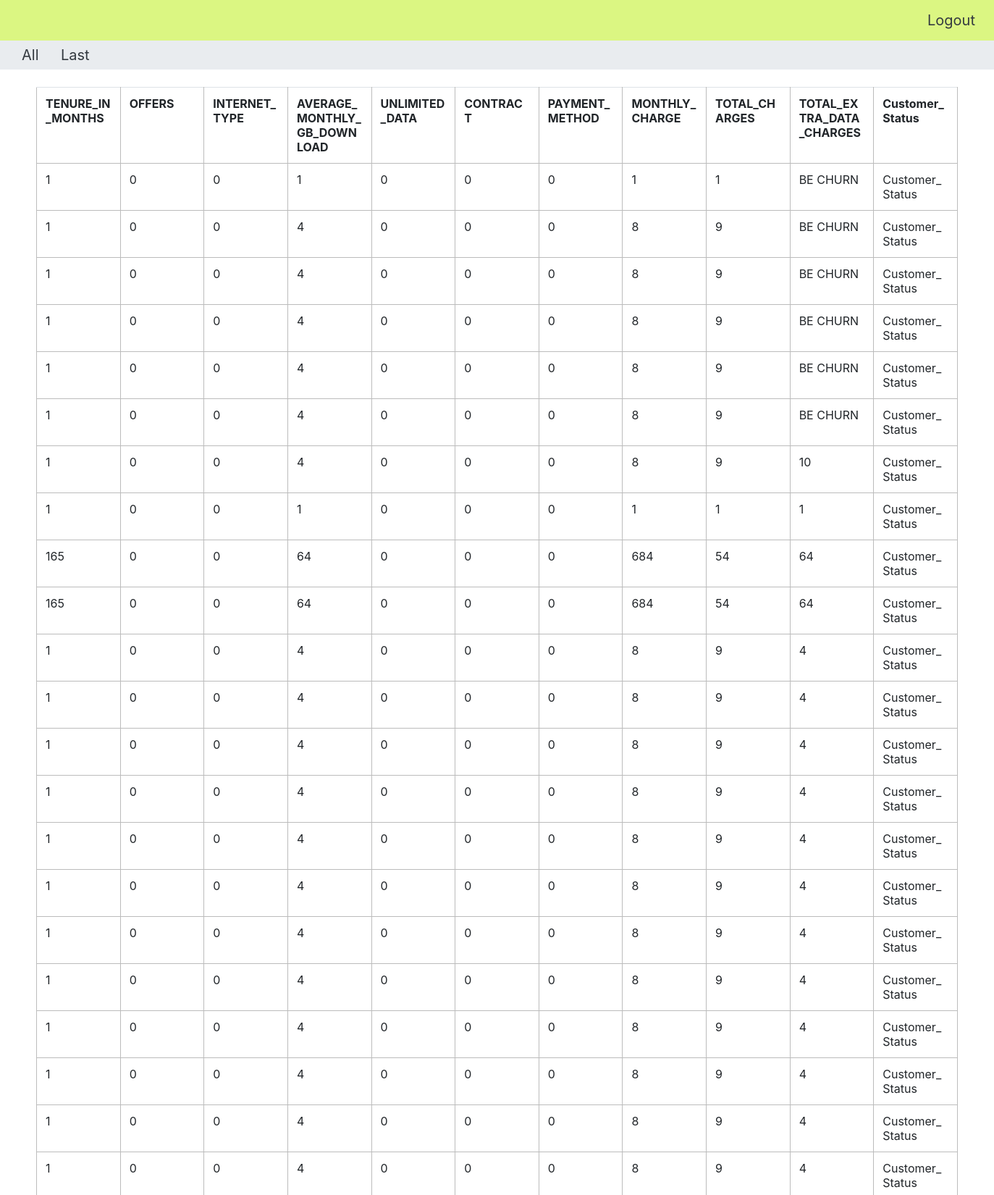
Screenshot of /all_patients/ (signed in, upper part) with the database file from the repository.
### new/models.py (models this page shows)
class UserPredictDataModel(models.Model):
    TENURE_IN_MONTHS = models.CharField(max_length=100)
    OFFERS = models.CharField(max_length=100)
    INTERNET_TYPE = models.CharField(max_length=100)
    AVERAGE_MONTHLY_GB_DOWNLOAD = models.CharField(max_length=100)
    UNLIMITED_DATA = models.CharField(max_length=100)
    CONTRACT = models.CharField(max_length=100)
    PAYMENT_METHOD = models.CharField(max_length=100)
    MONTHLY_CHARGE = models.CharField(max_length=100)
    TOTAL_CHARGES = models.CharField(max_length=100)
    TOTAL_EXTRA_DATA_CHARGES = models.CharField(max_length=100)
    Customer_Status = models.CharField(max_length=100)

### new/views.py (the view)
# urls.py: path('all_patients/',views.view_all,name='details_all'),
def view_all(request):
    model = models.UserPredictDataModel.objects.all()
    return render(request, 'new/all.html', {'model':model})

### new/templates/new/all.html (shortened to what this page needs)
{% extends 'new/base.html' %}
{% block content %}
<body>
    <div style="background-color: #e9ecef;">
        <a class="navbar-brand text-dark" style="margin-left: 30px;" href="{% url 'details_all' %}">All</a>
        <a class="navbar-brand text-dark" style="margin-left: 10px;" href="{% url 'details_last' %}">Last</a>
    </div>
    <br>
    <div class="feed_table">
    <table class="table" border="default" style="table-layout: fixed;">
        <tr>
            <th>TENURE_IN_MONTHS</th><th>OFFERS</th><th>INTERNET_TYPE</th>
            <th>AVERAGE_MONTHLY_GB_DOWNLOAD</th><th>UNLIMITED_DATA</th><th>CONTRACT</th>
            <th>PAYMENT_METHOD</th>
            <th>MONTHLY_CHARGE</th><th>TOTAL_CHARGES</th><th>TOTAL_EXTRA_DATA_CHARGES</th>
            <th>Customer_Status</th>
            </tr>
        {% for i in model %}
        <tr>
            <td>{{i.TENURE_IN_MONTHS}}</td><td>{{i.OFFERS}}</td>
            <td>{{i.INTERNET_TYPE}}</td><td>{{i.AVERAGE_MONTHLY_GB_DOWNLOAD}}</td>
            <td>{{i.UNLIMITED_DATA}}</td><td>{{i.CONTRACT}}</td>
            <td>{{i.PAYMENT_METHOD}}</td><td>{{i.MONTHLY_CHARGE}}</td>
            <td>{{i.TOTAL_CHARGES}}</td><td>{{i.TOTAL_EXTRA_DATA_CHARGES}}</td>
            <td>Customer_Status</td>
        </tr>
        {% endfor %}
</table>
</div>
{% endblock content %}

### new/templates/new/base.html (style rules this page uses)
th,td { border-style:solid; border-width:1px; border-color:#BCBCBC; word-wrap:break-word; }
.feed_table { margin-left: 50px; margin-right: 50px; }

### rows the page displays
UserPredictDataModel: TENURE_IN_MONTHS "1", OFFERS "0", INTERNET_TYPE "0", AVERAGE_MONTHLY_GB_DOWNLOAD "1", UNLIMITED_DATA "0", CONTRACT "0", PAYMENT_METHOD "0", MONTHLY_CHARGE "1", TOTAL_CHARGES "1", TOTAL_EXTRA_DATA_CHARGES "BE CHURN"
UserPredictDataModel: TENURE_IN_MONTHS "1", OFFERS "0", INTERNET_TYPE "0", AVERAGE_MONTHLY_GB_DOWNLOAD "4", UNLIMITED_DATA "0", CONTRACT "0", PAYMENT_METHOD "0", MONTHLY_CHARGE "8", TOTAL_CHARGES "9", TOTAL_EXTRA_DATA_CHARGES "BE CHURN"
UserPredictDataModel: TENURE_IN_MONTHS "1", OFFERS "0", INTERNET_TYPE "0", AVERAGE_MONTHLY_GB_DOWNLOAD "4", UNLIMITED_DATA "0", CONTRACT "0", PAYMENT_METHOD "0", MONTHLY_CHARGE "8", TOTAL_CHARGES "9", TOTAL_EXTRA_DATA_CHARGES "BE CHURN"
UserPredictDataModel: TENURE_IN_MONTHS "1", OFFERS "0", INTERNET_TYPE "0", AVERAGE_MONTHLY_GB_DOWNLOAD "4", UNLIMITED_DATA "0", CONTRACT "0", PAYMENT_METHOD "0", MONTHLY_CHARGE "8", TOTAL_CHARGES "9", TOTAL_EXTRA_DATA_CHARGES "BE CHURN"
UserPredictDataModel: TENURE_IN_MONTHS "1", OFFERS "0", INTERNET_TYPE "0", AVERAGE_MONTHLY_GB_DOWNLOAD "4", UNLIMITED_DATA "0", CONTRACT "0", PAYMENT_METHOD "0", MONTHLY_CHARGE "8", TOTAL_CHARGES "9", TOTAL_EXTRA_DATA_CHARGES "BE CHURN"
UserPredictDataModel: TENURE_IN_MONTHS "1", OFFERS "0", INTERNET_TYPE "0", AVERAGE_MONTHLY_GB_DOWNLOAD "4", UNLIMITED_DATA "0", CONTRACT "0", PAYMENT_METHOD "0", MONTHLY_CHARGE "8", TOTAL_CHARGES "9", TOTAL_EXTRA_DATA_CHARGES "BE CHURN"
UserPredictDataModel: TENURE_IN_MONTHS "1", OFFERS "0", INTERNET_TYPE "0", AVERAGE_MONTHLY_GB_DOWNLOAD "4", UNLIMITED_DATA "0", CONTRACT "0", PAYMENT_METHOD "0", MONTHLY_CHARGE "8", TOTAL_CHARGES "9", TOTAL_EXTRA_DATA_CHARGES "10"
UserPredictDataModel: TENURE_IN_MONTHS "1", OFFERS "0", INTERNET_TYPE "0", AVERAGE_MONTHLY_GB_DOWNLOAD "1", UNLIMITED_DATA "0", CONTRACT "0", PAYMENT_METHOD "0", MONTHLY_CHARGE "1", TOTAL_CHARGES "1", TOTAL_EXTRA_DATA_CHARGES "1"
UserPredictDataModel: TENURE_IN_MONTHS "165", OFFERS "0", INTERNET_TYPE "0", AVERAGE_MONTHLY_GB_DOWNLOAD "64", UNLIMITED_DATA "0", CONTRACT "0", PAYMENT_METHOD "0", MONTHLY_CHARGE "684", TOTAL_CHARGES "54", TOTAL_EXTRA_DATA_CHARGES "64"
UserPredictDataModel: TENURE_IN_MONTHS "165", OFFERS "0", INTERNET_TYPE "0", AVERAGE_MONTHLY_GB_DOWNLOAD "64", UNLIMITED_DATA "0", CONTRACT "0", PAYMENT_METHOD "0", MONTHLY_CHARGE "684", TOTAL_CHARGES "54", TOTAL_EXTRA_DATA_CHARGES "64"
UserPredictDataModel: TENURE_IN_MONTHS "1", OFFERS "0", INTERNET_TYPE "0", AVERAGE_MONTHLY_GB_DOWNLOAD "4", UNLIMITED_DATA "0", CONTRACT "0", PAYMENT_METHOD "0", MONTHLY_CHARGE "8", TOTAL_CHARGES "9", TOTAL_EXTRA_DATA_CHARGES "4"
UserPredictDataModel: TENURE_IN_MONTHS "1", OFFERS "0", INTERNET_TYPE "0", AVERAGE_MONTHLY_GB_DOWNLOAD "4", UNLIMITED_DATA "0", CONTRACT "0", PAYMENT_METHOD "0", MONTHLY_CHARGE "8", TOTAL_CHARGES "9", TOTAL_EXTRA_DATA_CHARGES "4"
UserPredictDataModel: TENURE_IN_MONTHS "1", OFFERS "0", INTERNET_TYPE "0", AVERAGE_MONTHLY_GB_DOWNLOAD "4", UNLIMITED_DATA "0", CONTRACT "0", PAYMENT_METHOD "0", MONTHLY_CHARGE "8", TOTAL_CHARGES "9", TOTAL_EXTRA_DATA_CHARGES "4"
UserPredictDataModel: TENURE_IN_MONTHS "1", OFFERS "0", INTERNET_TYPE "0", AVERAGE_MONTHLY_GB_DOWNLOAD "4", UNLIMITED_DATA "0", CONTRACT "0", PAYMENT_METHOD "0", MONTHLY_CHARGE "8", TOTAL_CHARGES "9", TOTAL_EXTRA_DATA_CHARGES "4"
UserPredictDataModel: TENURE_IN_MONTHS "1", OFFERS "0", INTERNET_TYPE "0", AVERAGE_MONTHLY_GB_DOWNLOAD "4", UNLIMITED_DATA "0", CONTRACT "0", PAYMENT_METHOD "0", MONTHLY_CHARGE "8", TOTAL_CHARGES "9", TOTAL_EXTRA_DATA_CHARGES "4"
UserPredictDataModel: TENURE_IN_MONTHS "1", OFFERS "0", INTERNET_TYPE "0", AVERAGE_MONTHLY_GB_DOWNLOAD "4", UNLIMITED_DATA "0", CONTRACT "0", PAYMENT_METHOD "0", MONTHLY_CHARGE "8", TOTAL_CHARGES "9", TOTAL_EXTRA_DATA_CHARGES "4"
UserPredictDataModel: TENURE_IN_MONTHS "1", OFFERS "0", INTERNET_TYPE "0", AVERAGE_MONTHLY_GB_DOWNLOAD "4", UNLIMITED_DATA "0", CONTRACT "0", PAYMENT_METHOD "0", MONTHLY_CHARGE "8", TOTAL_CHARGES "9", TOTAL_EXTRA_DATA_CHARGES "4"
UserPredictDataModel: TENURE_IN_MONTHS "1", OFFERS "0", INTERNET_TYPE "0", AVERAGE_MONTHLY_GB_DOWNLOAD "4", UNLIMITED_DATA "0", CONTRACT "0", PAYMENT_METHOD "0", MONTHLY_CHARGE "8", TOTAL_CHARGES "9", TOTAL_EXTRA_DATA_CHARGES "4"
UserPredictDataModel: TENURE_IN_MONTHS "1", OFFERS "0", INTERNET_TYPE "0", AVERAGE_MONTHLY_GB_DOWNLOAD "4", UNLIMITED_DATA "0", CONTRACT "0", PAYMENT_METHOD "0", MONTHLY_CHARGE "8", TOTAL_CHARGES "9", TOTAL_EXTRA_DATA_CHARGES "4"
UserPredictDataModel: TENURE_IN_MONTHS "1", OFFERS "0", INTERNET_TYPE "0", AVERAGE_MONTHLY_GB_DOWNLOAD "4", UNLIMITED_DATA "0", CONTRACT "0", PAYMENT_METHOD "0", MONTHLY_CHARGE "8", TOTAL_CHARGES "9", TOTAL_EXTRA_DATA_CHARGES "4"
UserPredictDataModel: TENURE_IN_MONTHS "1", OFFERS "0", INTERNET_TYPE "0", AVERAGE_MONTHLY_GB_DOWNLOAD "4", UNLIMITED_DATA "0", CONTRACT "0", PAYMENT_METHOD "0", MONTHLY_CHARGE "8", TOTAL_CHARGES "9", TOTAL_EXTRA_DATA_CHARGES "4"
UserPredictDataModel: TENURE_IN_MONTHS "1", OFFERS "0", INTERNET_TYPE "0", AVERAGE_MONTHLY_GB_DOWNLOAD "4", UNLIMITED_DATA "0", CONTRACT "0", PAYMENT_METHOD "0", MONTHLY_CHARGE "8", TOTAL_CHARGES "9", TOTAL_EXTRA_DATA_CHARGES "4"
